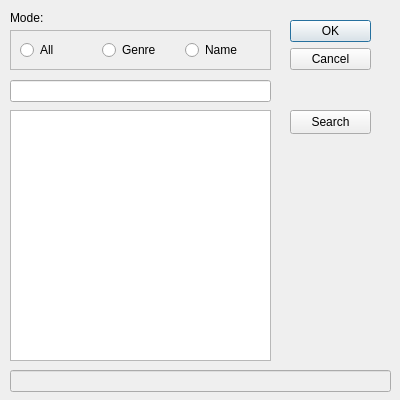
<?xml version="1.0" encoding="UTF-8"?>
<ui version="4.0">
 <class>NewStation</class>
 <widget class="QDialog" name="NewStation">
  <property name="geometry">
   <rect>
    <x>0</x>
    <y>0</y>
    <width>400</width>
    <height>400</height>
   </rect>
  </property>
  <property name="windowTitle">
   <string>New Station</string>
  </property>
  <widget class="QDialogButtonBox" name="buttonBox">
   <property name="geometry">
    <rect>
     <x>290</x>
     <y>20</y>
     <width>81</width>
     <height>121</height>
    </rect>
   </property>
   <property name="orientation">
    <enum>Qt::Orientation::Vertical</enum>
   </property>
   <property name="standardButtons">
    <set>QDialogButtonBox::StandardButton::Cancel|QDialogButtonBox::StandardButton::Ok</set>
   </property>
  </widget>
  <widget class="QLabel" name="mode_label">
   <property name="geometry">
    <rect>
     <x>10</x>
     <y>10</y>
     <width>49</width>
     <height>16</height>
    </rect>
   </property>
   <property name="text">
    <string>Mode:</string>
   </property>
  </widget>
  <widget class="QFrame" name="frame">
   <property name="geometry">
    <rect>
     <x>10</x>
     <y>30</y>
     <width>261</width>
     <height>40</height>
    </rect>
   </property>
   <property name="frameShape">
    <enum>QFrame::Shape::StyledPanel</enum>
   </property>
   <property name="frameShadow">
    <enum>QFrame::Shadow::Raised</enum>
   </property>
   <layout class="QHBoxLayout" name="horizontalLayout">
    <item>
     <widget class="QRadioButton" name="all_radioButton">
      <property name="text">
       <string>All</string>
      </property>
     </widget>
    </item>
    <item>
     <widget class="QRadioButton" name="genre_radioButton">
      <property name="text">
       <string>Genre</string>
      </property>
     </widget>
    </item>
    <item>
     <widget class="QRadioButton" name="name_radioButton">
      <property name="text">
       <string>Name</string>
      </property>
     </widget>
    </item>
   </layout>
  </widget>
  <widget class="QLineEdit" name="selection_lineEdit">
   <property name="geometry">
    <rect>
     <x>10</x>
     <y>80</y>
     <width>261</width>
     <height>22</height>
    </rect>
   </property>
  </widget>
  <widget class="QListWidget" name="listWidget">
   <property name="geometry">
    <rect>
     <x>10</x>
     <y>110</y>
     <width>261</width>
     <height>251</height>
    </rect>
   </property>
  </widget>
  <widget class="QPushButton" name="search_pushButton">
   <property name="geometry">
    <rect>
     <x>290</x>
     <y>110</y>
     <width>81</width>
     <height>24</height>
    </rect>
   </property>
   <property name="text">
    <string>Search</string>
   </property>
  </widget>
  <widget class="QLineEdit" name="url_lineEdit">
   <property name="enabled">
    <bool>false</bool>
   </property>
   <property name="geometry">
    <rect>
     <x>10</x>
     <y>370</y>
     <width>381</width>
     <height>22</height>
    </rect>
   </property>
  </widget>
 </widget>
 <resources/>
 <connections/>
</ui>
